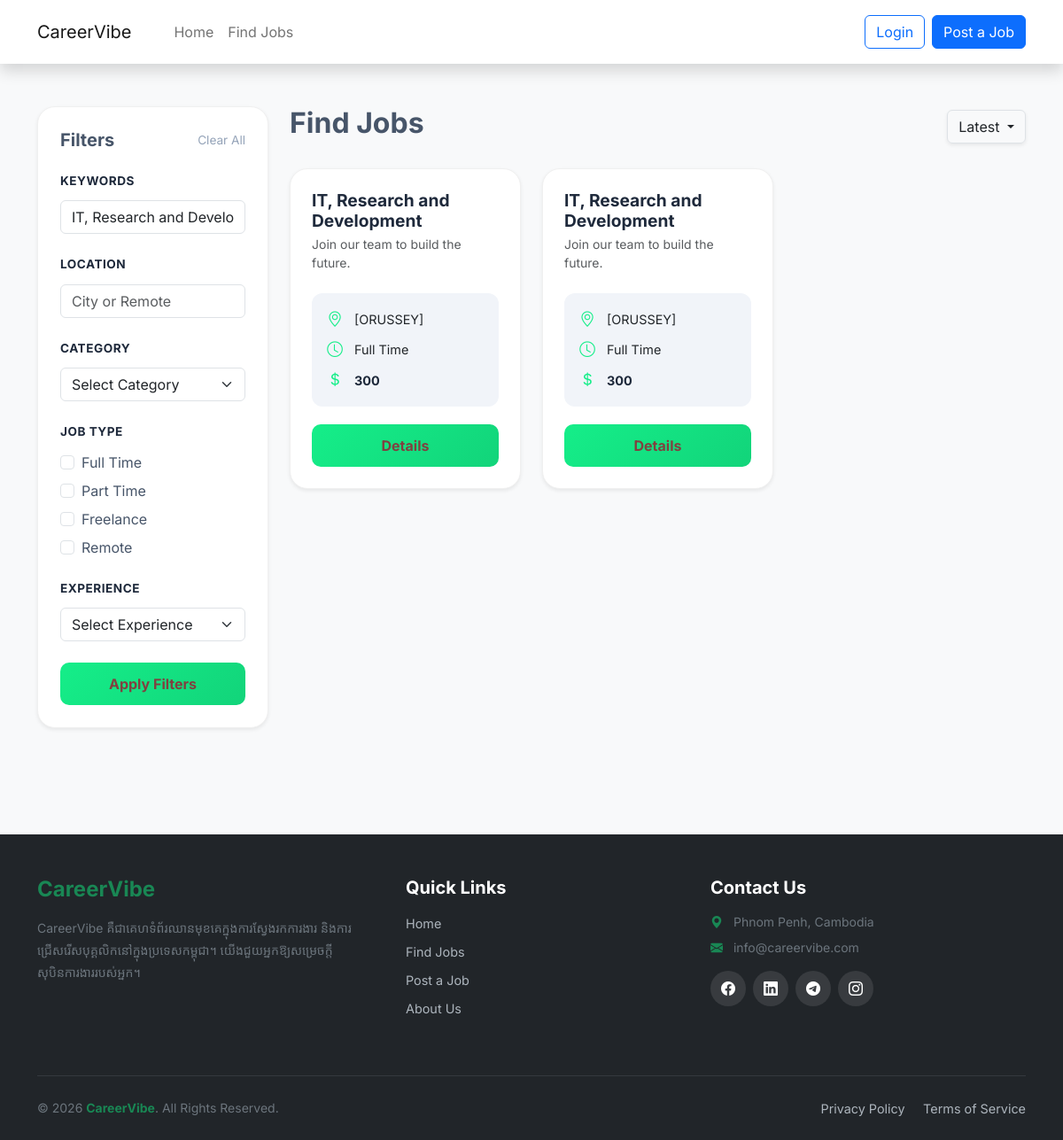
The page /find_job.php?keywords=IT, Research and Development on the database its author committed.
### tables this page shows
CREATE TABLE `jobs` (
  `id` int(11) NOT NULL,
  `title` varchar(255) NOT NULL,
  `category` varchar(100) NOT NULL,
  `job_nature` varchar(50) NOT NULL,
  `vacancy` int(11) NOT NULL,
  `salary` varchar(100) DEFAULT NULL,
  `location` varchar(255) NOT NULL,
  `job_type` varchar(50) DEFAULT 'Full Time',
  `description` text NOT NULL,
  `benefits` text,
  `image` varchar(255) DEFAULT NULL,
  `created_at` timestamp NOT NULL DEFAULT CURRENT_TIMESTAMP
);

### find_job.php (the view, shortened to what this page needs)
<?php
include_once('config/db.php');
include('header.php');
$keywords   = $_GET['keywords'] ?? '';
$location   = $_GET['location'] ?? '';
$job_type   = $_GET['job_type'] ?? [];
$sql = "SELECT * FROM jobs WHERE 1";
if (!empty($keywords)) {
    $sql .= " AND title LIKE '%" . mysqli_real_escape_string($conn, $keywords) . "%'";
}
$sql .= " ORDER BY id DESC";
$result = mysqli_query($conn, $sql);
?>
<!DOCTYPE html>
<html lang="en">
<head>
    <link href="https://cdn.jsdelivr.net/npm/bootstrap@5.3.0/dist/css/bootstrap.min.css" rel="stylesheet">
    <link href="https://cdn.jsdelivr.net/npm/bootstrap-icons/font/bootstrap-icons.css" rel="stylesheet">
    <link rel="stylesheet" href="css/find_job.css">
</head>
<body>
<div class="container py-5">
    <div class="row">
        <div class="col-lg-3 mb-4">
            <form action="find_job.php" method="GET">
                <div class="filter-sidebar shadow-sm">
                    <div class="d-flex justify-content-between align-items-center mb-4">
                        <h5 class="fw-bold m-0">Filters</h5>
                        <a href="find_job.php" class="btn-clear">Clear All</a>
                    </div>
                    <div class="mb-4">
                        <label class="filter-title">Keywords</label>
                        <input type="text" name="keywords" class="form-control" placeholder="Job title..." value="<?php echo htmlspecialchars($keywords); ?>">
                    </div>
                    <div class="mb-4">
                        <label class="filter-title">Location</label>
                        <input type="text" name="location" class="form-control" placeholder="City or Remote" value="<?php echo htmlspecialchars($location); ?>">
                    </div>
                    <div class="mb-4">
                        <label class="filter-title">Category</label>
                        <select name="category" class="form-select">
                            <option value="">Select Category</option>
                        </select>
                    </div>
                    <div class="mb-4">
                        <label class="filter-title">Job Type</label>
                        <?php
                        $types_list = ['Full Time', 'Part Time', 'Freelance', 'Remote'];
                        foreach($types_list as $t):
                        ?>
                        <div class="form-check mb-2">
                            <input class="form-check-input" type="checkbox" name="job_type[]" value="<?php echo $t; ?>" id="type<?php echo $t; ?>" <?php if(in_array($t, $job_type)) echo 'checked'; ?>>
                            <label class="form-check-label" for="type<?php echo $t; ?>"><?php echo $t; ?></label>
                        </div>
                        <?php endforeach; ?>
                    </div>
                    <div class="mb-4">
                        <label class="filter-title">Experience</label>
                        <select name="experience" class="form-select">
                            <option value="">Select Experience</option>
                        </select>
                    </div>
                    <button type="submit" class="btn details-btn w-100">Apply Filters</button>
                </div>
            </form>
        </div>
        <div class="col-lg-9">
            <div class="d-flex justify-content-between align-items-center mb-4">
                <h2 class="fw-bold">Find Jobs</h2>
                <div class="dropdown">
                    <button class="btn btn-white border shadow-sm dropdown-toggle" type="button" data-bs-toggle="dropdown">
                        Latest
                    </button>
                </div>
            </div>
            <div class="row">
                <?php if($result && mysqli_num_rows($result) > 0): ?>
                    <?php while($row = mysqli_fetch_assoc($result)): ?>
                        <div class="col-md-6 col-xl-4 mb-4">
                            <div class="card job-card p-4 shadow-sm">
                                <h5 class="job-title mb-1"><?php echo htmlspecialchars($row['title']); ?></h5>
                                <p class="text-muted small mb-4">Join our team to build the future.</p>
                                <div class="job-meta-box">
                                    <div class="meta-item">
                                        <i class="bi bi-geo-alt"></i>
                                        <span><?php echo htmlspecialchars($row['location']); ?></span>
                                    </div>
                                    <div class="meta-item">
                                        <i class="bi bi-clock"></i>
                                        <span><?php echo htmlspecialchars($row['job_nature']); ?></span>
                                    </div>
                                    <div class="meta-item">
                                        <i class="bi bi-currency-dollar"></i>
                                        <span class="salary-text"><?php echo htmlspecialchars($row['salary']); ?></span>
                                    </div>
                                </div>
                                <a href="job_detail.php?id=<?php echo $row['id']; ?>" class="btn details-btn w-100">Details</a>
                            </div>
                        </div>
                    <?php endwhile; ?>
                <?php endif; ?>
            </div>
        </div>
    </div>
</div>
<?php include('footer.php'); ?>
</body>
</html>

### css/find_job.css (style rules this page uses)
:root { --brand-green: #15ee89; --dark-text: #1e293b; --soft-bg: #f1f4f9; }
body { font-family: 'Inter', sans-serif; background-color: #f8f9fa; color: #475569; }
.filter-sidebar { background: #fff; border-radius: 20px; padding: 25px; border: 1px solid #f0f0f0; position: sticky; top: 20px; }
.filter-title { font-size: 0.85rem; font-weight: 700; color: var(--dark-text); margin-bottom: 12px; text-transform: uppercase; letter-spacing: 0.5px; display: block; }
.job-card { transition: all 0.3s ease; border-radius: 20px; background: #fff; border: 1px solid #f0f0f0; height: 100%; display: flex; flex-direction: column; }
.job-title { color: var(--dark-text); font-weight: 700; font-size: 1.2rem; }
.job-meta-box { background-color: var(--soft-bg); border-radius: 12px; padding: 16px; margin-bottom: 20px; }
.meta-item { font-size: 0.9rem; display: flex; align-items: center; margin-bottom: 8px; }
.meta-item:last-child { margin-bottom: 0; }
.meta-item i { color: var(--brand-green); font-size: 1.1rem; margin-right: 12px; width: 20px; text-align: center; }
.salary-text { font-weight: 700; color: var(--dark-text); }
.details-btn { background: linear-gradient(135deg, #15ee89 0%, #12d47a 100%); border: none; border-radius: 10px; padding: 12px; font-weight: 700; color: #804040; transition: all 0.3s ease; margin-top: auto; }
.btn-clear { font-size: 0.85rem; color: #94a3b8; text-decoration: none; }

### rows shown on the page
jobs: title "IT, Research and Development", location "[ORUSSEY]", job_nature "Full Time", salary "300"
jobs: title "IT, Research and Development", location "[ORUSSEY]", job_nature "Full Time", salary "300"

### other values the page prints
$t "Full Time"
$t "Part Time"
$t "Freelance"
$t "Remote"
